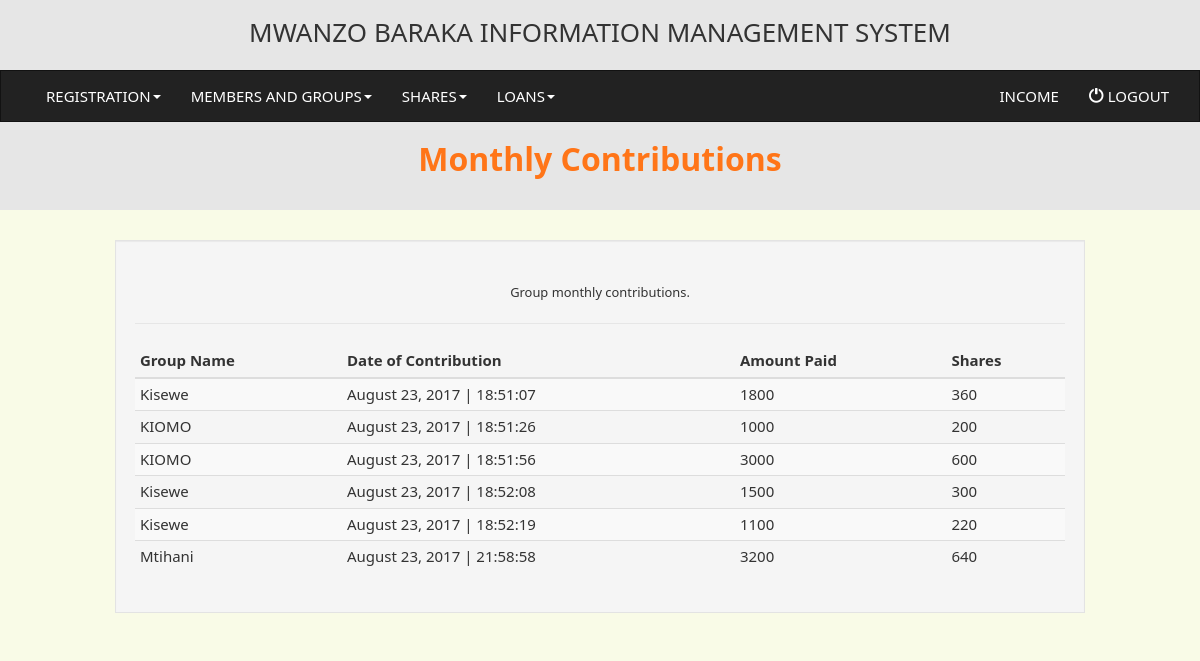
The page /group_shares.php (signed in) on the database its author committed.
### tables this page shows
CREATE TABLE `shares` (
  `id` int(50) NOT NULL,
  `nid` int(50) DEFAULT NULL,
  `group_name` varchar(255) DEFAULT NULL,
  `date_paid` varchar(255) NOT NULL,
  `amount` varchar(255) NOT NULL,
  `contribution` varchar(255) NOT NULL
);

### group_shares.php (the view, shortened to what this page needs)
<?php
include('database.php');
$sql=$con->prepare("SELECT s.id,s.group_name,s.date_paid,s.amount,s.contribution,g.groupname FROM shares s INNER JOIN groups g ON s.group_name=g.groupname GROUP BY s.date_paid");
$sql->execute();
$dump=$sql->fetchAll();
?>
<!DOCTYPE html>
<html lang="en">
  <head>
    <link href="css/bootstrap.min.css" rel="stylesheet">
    <link href="css/datatables.min.css" rel="stylesheet">
    <link href="css/style.css" rel="stylesheet">
  </head>
  <body>
<?php include("header.php");?>
   <div class="jumbotron" style="margin-top: -33px;height: 100px;padding-top: 10px;">
   <h2 class="text-center text-warning"><strong>Monthly Contributions</strong></h2>
   </div>
   <div class="container-fluid">
   <div class="row">
     <div class="col-lg-10 col-sm-offset-1">
   <div class="well">
   <div class="text-center">
   <small>Group monthly contributions.</small>
   </div>
   <hr>
    <div class="table-responsive">
                    <table class="table table-striped table-condensed  dataTables-example" >
                    <thead>
                    <tr>
                         <th>Group Name</th>
                        <th>Date of Contribution</th>
                        <th>Amount Paid</th>
                        <th>Shares</th>
                    </tr>
                    </thead>
                    <tbody>
                  <?php
                  foreach ($dump as $nums) {
                  ?>
                    <tr>
                        <td class="center"><?php echo $nums['groupname'];?></td>
                        <td class="center"><?php echo date('F d, Y | H:i:s', strtotime($nums['date_paid']));?></td>
                        <td class="center"><?php echo $nums['contribution'];?></td>
                        <td class="center"><?php echo $nums['amount'];?></td>
                    </tr>
                    <?php
                }
                  ?>
                    </tbody>
                    </table>
                        </div>
</div>
   </div>
   </div>
   </div>
  </body>
</html>

### css/style.css (style rules this page uses)
body { background:#f9fbe7; }

### rows shown on the page
shares: groupname "Kisewe", date_paid "August 23, 2017 | 18:51:07", contribution "1800", amount "360"
shares: groupname "KIOMO", date_paid "August 23, 2017 | 18:51:26", contribution "1000", amount "200"
shares: groupname "KIOMO", date_paid "August 23, 2017 | 18:51:56", contribution "3000", amount "600"
shares: groupname "Kisewe", date_paid "August 23, 2017 | 18:52:08", contribution "1500", amount "300"
shares: groupname "Kisewe", date_paid "August 23, 2017 | 18:52:19", contribution "1100", amount "220"
shares: groupname "Mtihani", date_paid "August 23, 2017 | 21:58:58", contribution "3200", amount "640"
